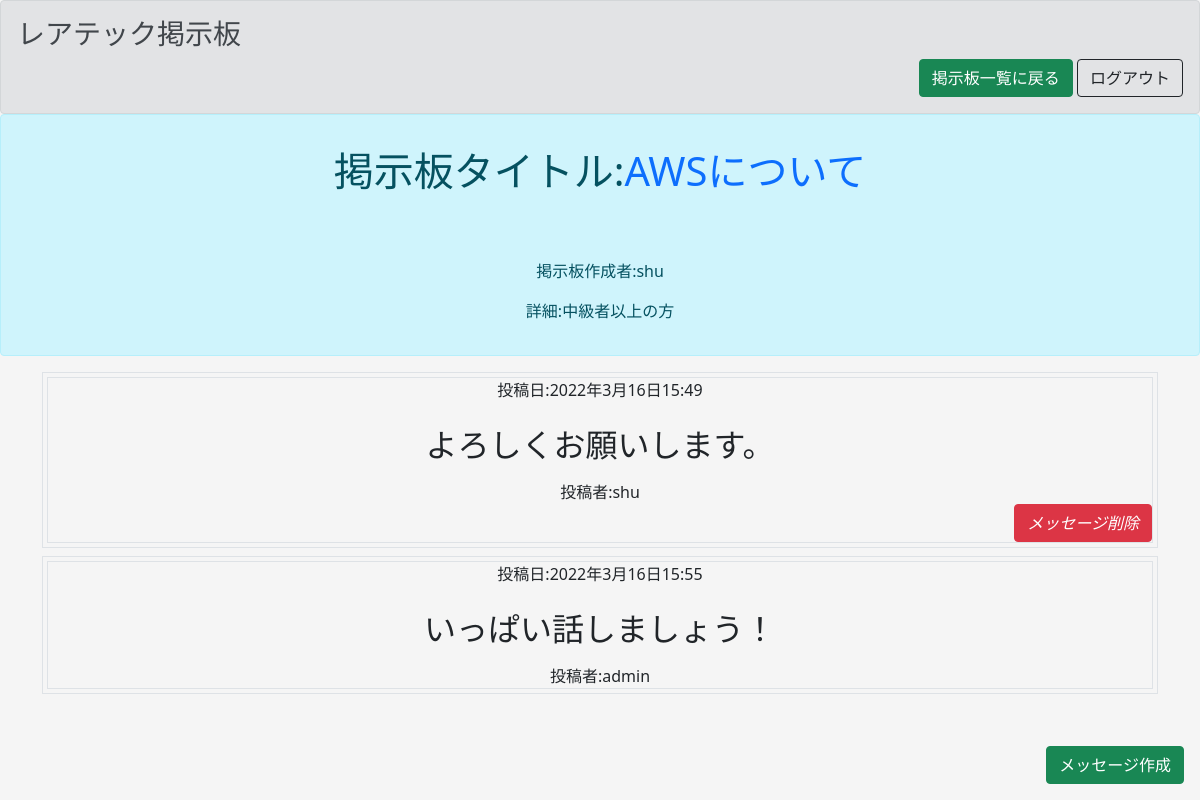
/detail/13 (signed in), run on the app's committed database.
### boardapp/models.py (models this page shows, shortened)
class SredModel(models.Model):
    title = models.CharField(max_length=100)
    memo = models.CharField(max_length=100)
    author = models.CharField(max_length=50)
    created_at = models.DateTimeField(verbose_name='掲示板作成日時',default=localtime(timezone.now()))
    updated_at = models.DateTimeField(verbose_name='編集日時',blank=True,null=True)
    delete_flg = models.BooleanField(help_text='削除されたらTrue',verbose_name='掲示板削除フラグ',default=False)

class Sred_msg_post(models.Model):
    sred = models.ForeignKey(SredModel, on_delete=models.CASCADE)
    msg_detail = models.CharField(max_length=255,verbose_name='メッセージ内容')
    msg_author = models.CharField(max_length=50)
    create_at = models.DateTimeField(verbose_name='メッセージ送信日時',default=localtime(timezone.now()))
    delete_flg = models.BooleanField(help_text='削除されたらTrue',verbose_name='メッセージ削除フラグ',default=False)

### boardapp/views.py (the view)
# urls.py: path('detail/<int:pk>',MsgDetailfunc.as_view(),name='detail'),
class MsgDetailfunc(DetailView):
    template_name = 'msg.html'
    model = SredModel

### templates/msg.html (shortened to what this page needs)
{% extends 'base.html' %}
{% load static %}
{% block customcss %}
<link href="{% static 'ryu/css/style.css' %}" rel="stylesheet">
{% endblock customcss %}
{% block header %}
<div class="alert alert-secondary mb-0" role="alert">
    <h3 class="alert-heading">レアテック掲示板</h3>
    <div class="text-end">
        <a href=" {% url 'sred' %}" type="button" class="btn btn-success">掲示板一覧に戻る</a>
        <a href="{% url 'logout' %}" type="button" class="btn btn-outline-dark">ログアウト</a>
    </div>
</div>
    <div class="text-center msg-title-wrap">
        <div class="alert alert-info" role="alert">
        <h1 class="p-3 mb-5 msg-thread-title">掲示板タイトル:<bold class="text-primary">{{sredmodel.title}}</bold></h1>
        <p >掲示板作成者:{{sredmodel.author}}</p>
        <p>詳細:{{sredmodel.memo}}</p>
    </div>
    </div>
{% endblock header %}
{% block content %}
<div class="container">
    <div class="u-height-500 u-overflow-y">
        {% for msg in sredmodel.sred_msg_post_set.all%}
        <div class="msg-wrap d-flex p-1 border mb-2 js-msg-wrap">
            <div class="msg-box-wrap border w-100 text-center">
                <span class="db-get-date d-block mb-4">投稿日:{{msg.create_at}}</span>
                <p class="text-center msg-comment js-set-value h2 mb-3"> {{msg.msg_detail}} </p>
                <p class="d-block mb-0">投稿者:{{msg.msg_author}} </p>
                {% if msg.msg_author == user.username %}
                <div class="text-end edit-icon-wrap">
                    <i class="fa fa-trash-can icon-trash icon-trash-color js-click-trash" aria-hidden="true">
                        <a href="{% url 'msg_delete' msg.id %}" type="button" class="btn btn-danger">メッセージ削除</a></i>
                </div>
                {% endif %}
            </div>
        </div>
        {% endfor %}
    </div>
    <div class="text-end m-3 fixed-bottom">
        <a href="{% url 'msg_create' sredmodel.id %}" type="button" class="btn btn-success">メッセージ作成</a>
    </div>
</div>
{% endblock content %}

### static/style.css (style rules this page uses)
html, body { height: 100%; }

### data on the page
SredModel: title "AWSについて", author "shu", memo "中級者以上の方"
Sred_msg_post: create_at "2022年3月16日15:49", msg_detail "よろしくお願いします。", msg_author "shu", shows "メッセージ削除"
Sred_msg_post: create_at "2022年3月16日15:55", msg_detail "いっぱい話しましょう！", msg_author "admin"
